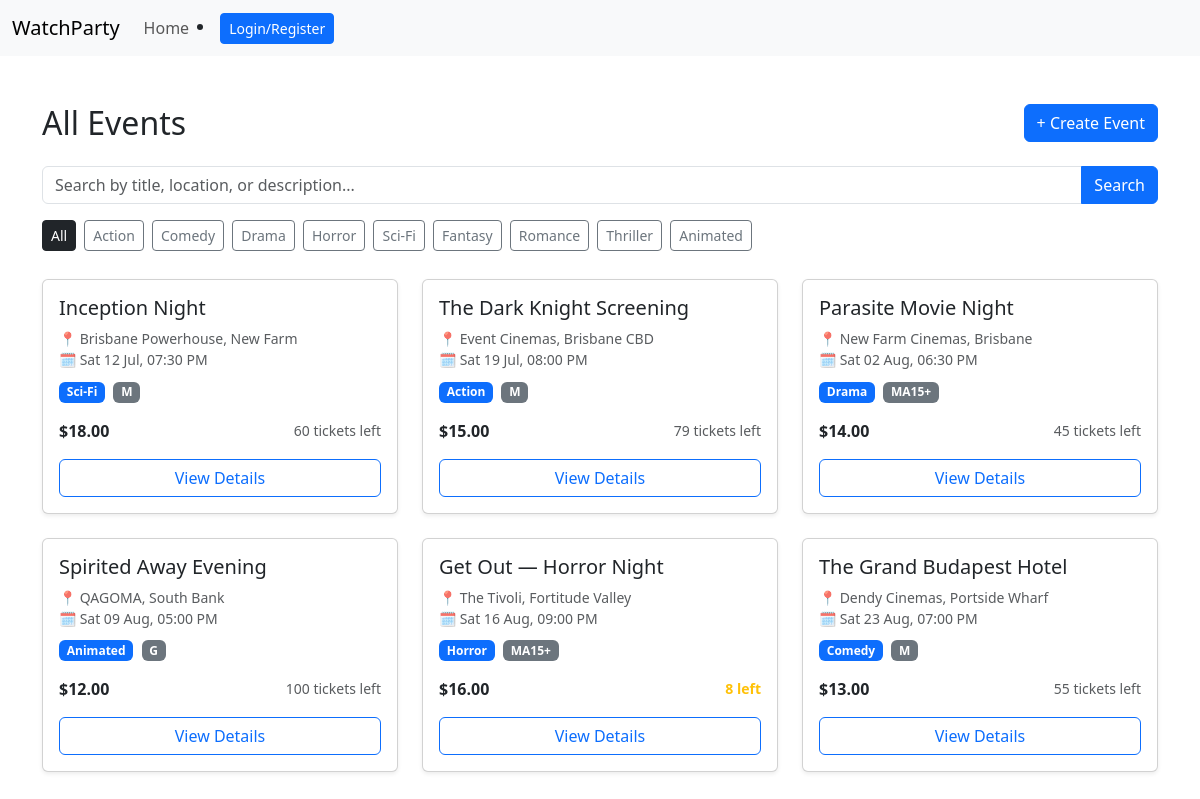
Before: / with the older database file.
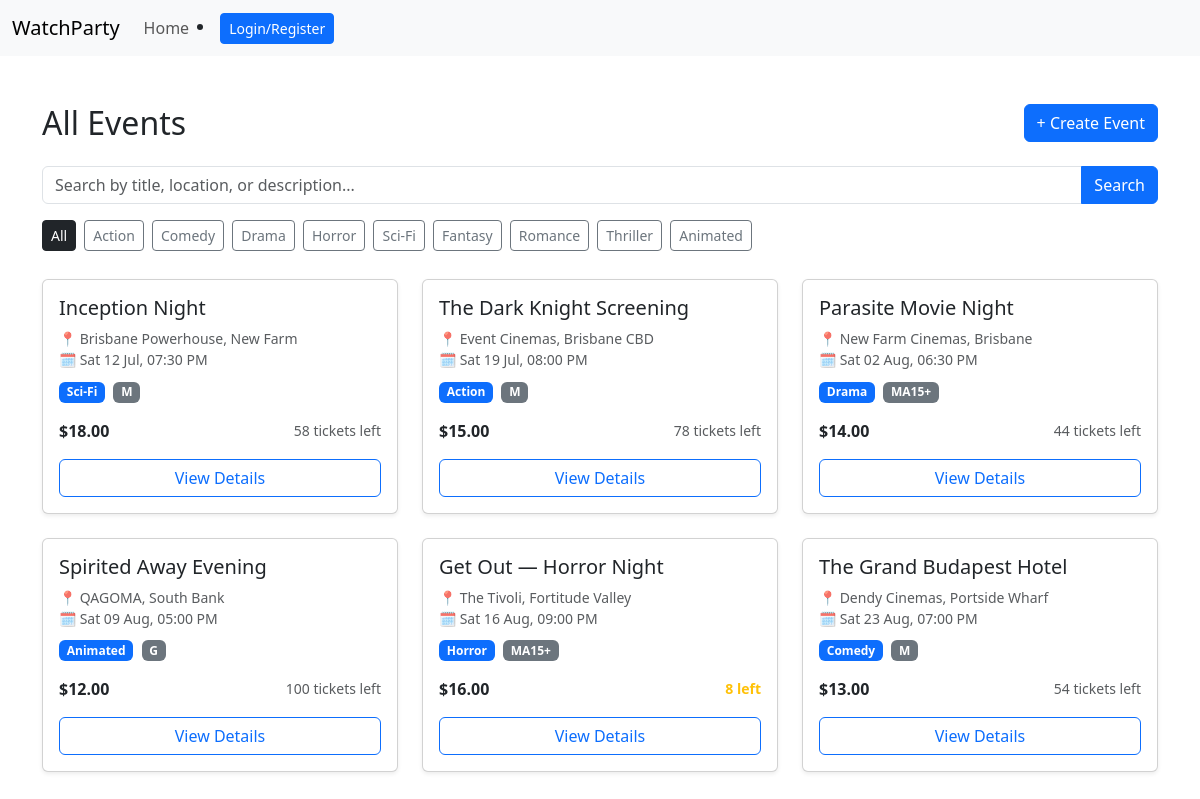
After: the same page with the newer database file.
### website/models.py (models this page shows)
class Event(db.Model):
    __tablename__ = 'event'
    id = db.Column(db.Integer, primary_key=True)
    title = db.Column(db.String(150), nullable=False)
    description = db.Column(db.Text, nullable=False)
    genre = db.Column(db.String(50))
    rating = db.Column(db.String(10))
    ticket_price = db.Column(db.Float)
    tickets_available = db.Column(db.Integer)
    location = db.Column(db.String(120), nullable=False)
    date = db.Column(db.DateTime)
    image = db.Column(db.String(255))
    comments = db.relationship('Comment', backref='event', lazy=True)
    orders = db.relationship('Booking', backref='event', lazy=True)

### website/views.py (the view, shortened to what this page needs)
@main_bp.route('/')
def view_events():
    genre_filter = request.args.get('genre')
    search_query = request.args.get('q', '').strip()
    query = Event.query
    if genre_filter:
        query = query.filter_by(genre=genre_filter)
    events = query.all()
    return render_template('view_events.html', events=events, search_query=search_query)

### website/templates/view_events.html (shortened to what this page needs)
{% extends "base.html" %}
{% block content %}
<div class="container mt-5">
    <div class="d-flex align-items-center justify-content-between mb-4">
        <h2 class="mb-0">All Events</h2>
        <a href="{{ url_for('main.create_event') }}" class="btn btn-primary">+ Create Event</a>
    </div>
    <form method="GET" action="{{ url_for('main.view_events') }}" class="mb-3">
    <div class="input-group">
        <input type="text" name="q" class="form-control"
               placeholder="Search by title, location, or description..."
               value="{{ search_query }}">
        <button class="btn btn-primary" type="submit">Search</button>
    </div>
</form>
    <div class="mb-4">
        <a href="{{ url_for('main.view_events') }}"
           class="btn btn-sm {% if not request.args.get('genre') %}btn-dark{% else %}btn-outline-secondary{% endif %} me-1 mb-1">
            All
        </a>
        {% for g in ['Action','Comedy','Drama','Horror','Sci-Fi','Fantasy','Romance','Thriller','Animated'] %}
        <a href="{{ url_for('main.view_events', genre=g) }}"
           class="btn btn-sm {% if request.args.get('genre') == g %}btn-dark{% else %}btn-outline-secondary{% endif %} me-1 mb-1">
            {{ g }}
        </a>
        {% endfor %}
    </div>
    {% if events %}
    <div class="row row-cols-1 row-cols-md-3 g-4">
        {% for event in events %}
        <div class="col">
            <div class="card h-100 shadow-sm">
                <div class="card-body d-flex flex-column">
                    <h5 class="card-title">{{ event.title }}</h5>
                    <p class="card-text text-muted small mb-2">
                        📍 {{ event.location }}<br>
                        🗓 {{ event.date.strftime('%a %d %b, %#I:%M %p') if event.date else 'Date TBC' }}
                    </p>
                    <div class="mb-3">
                        {% if event.genre %}
                        <span class="badge bg-primary me-1">{{ event.genre }}</span>
                        {% endif %}
                        {% if event.rating %}
                        <span class="badge bg-secondary">{{ event.rating }}</span>
                        {% endif %}
                    </div>
                    <div class="d-flex justify-content-between align-items-center mt-auto mb-3">
                        <span class="fw-semibold">
                            {% if event.ticket_price %}${{ "%.2f"|format(event.ticket_price) }}{% else %}Free{% endif %}
                        </span>
                        <span class="text-muted small">
                            {% if event.tickets_available %}
                                {% if event.tickets_available < 10 %}
                                <span class="text-warning fw-semibold">{{ event.tickets_available }} left</span>
                                {% else %}
                                {{ event.tickets_available }} tickets left
                                {% endif %}
                            {% endif %}
                        </span>
                    </div>
                    <a href="{{ url_for('main.event_detail', event_id=event.id) }}"
                       class="btn btn-outline-primary w-100">View Details</a>
                </div>
            </div>
        </div>
        {% endfor %}
    </div>
    {% endif %}
</div>
{% endblock %}

### website/templates/base.html (shortened to what this page needs)
<html>
<head>
    <link href="https://cdn.jsdelivr.net/npm/bootstrap@5.3.2/dist/css/bootstrap.min.css" rel="stylesheet">
</head>
<body>
    <header>
        <nav>
            <nav class="navbar navbar-expand-lg bg-body-tertiary">
                <div class="container-fluid">
                    <a class="navbar-brand" href="#">WatchParty</a>
                    <div class="collapse navbar-collapse" id="navbarNavDropdown">
                        <ul class="navbar-nav">
                            <li class="nav-item">
                                <a class="nav-link" href="{{url_for('main.view_events')}}">Home</a>
                            </li>
                        </ul>
                        {% if current_user.is_authenticated %}
                        <ul class="navbar-nav ms-auto d-flex align-items-center">
                            <li class="nav-item dropdown me-3">
                                <a class="nav-link dropdown-toggle" href="#" role="button" data-bs-toggle="dropdown" aria-expanded="false">
                                    Welcome, {{current_user.name}}
                                </a>
                                <ul class="dropdown-menu">
                                    <li><a class="dropdown-item" href="{{url_for('bookings.show_bookings')}}">My Bookings</a></li>
                                    <li><a class="dropdown-item" href="{{url_for('auth.logout')}}">Logout</a></li>
                                </ul>
                            </li>
                            {% else %}
                            <li class="nav-item me-2">
                                <a class="btn btn-primary btn-sm" href="{{url_for('auth.login')}}">Login/Register</a>
                            </li>
                            {% endif %}
                    </div>
                </div>
            </nav>
        </nav>
    </header>
    {% block content %}
    {% endblock %}
</body>
</html>

Changed rows visible on the page:
changed Event "Inception Night": tickets_available "60" → "58"
changed Event "The Dark Knight Screening": tickets_available "79" → "78"
changed Event "Parasite Movie Night": tickets_available "45" → "44"
changed Event "The Grand Budapest Hotel": tickets_available "55" → "54"
